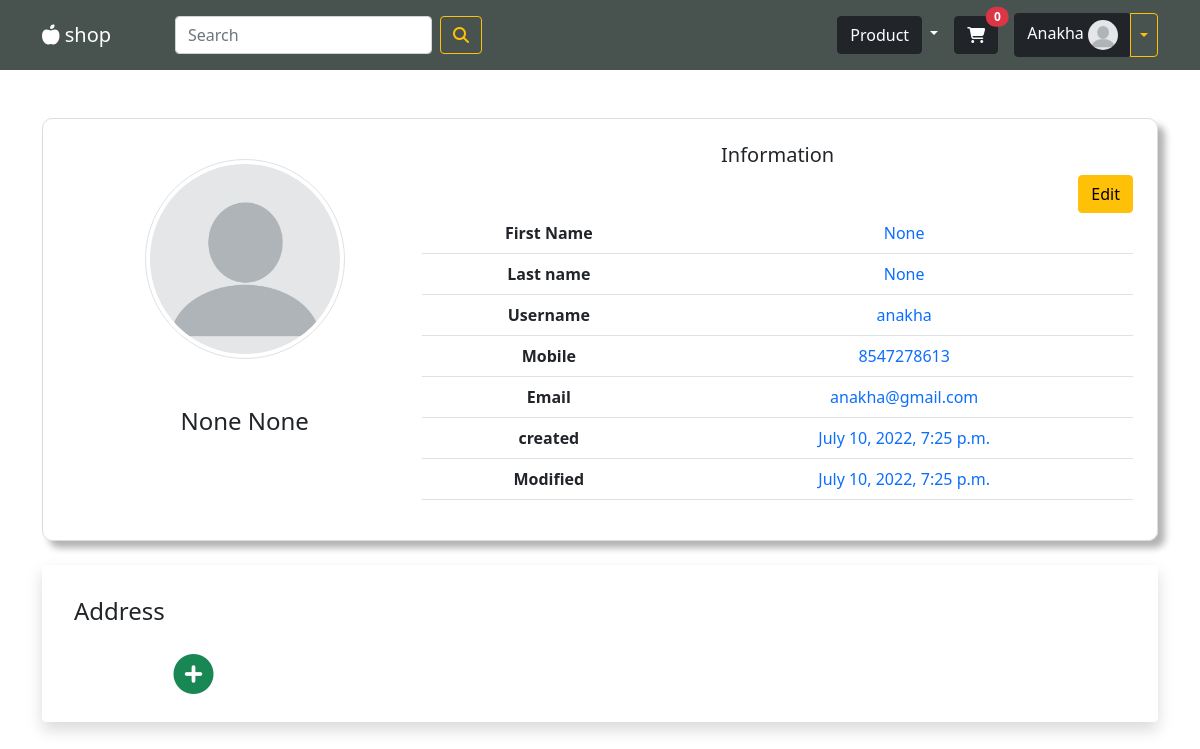
Before: /profiles/customer-profile/ (signed in) with the older database file.
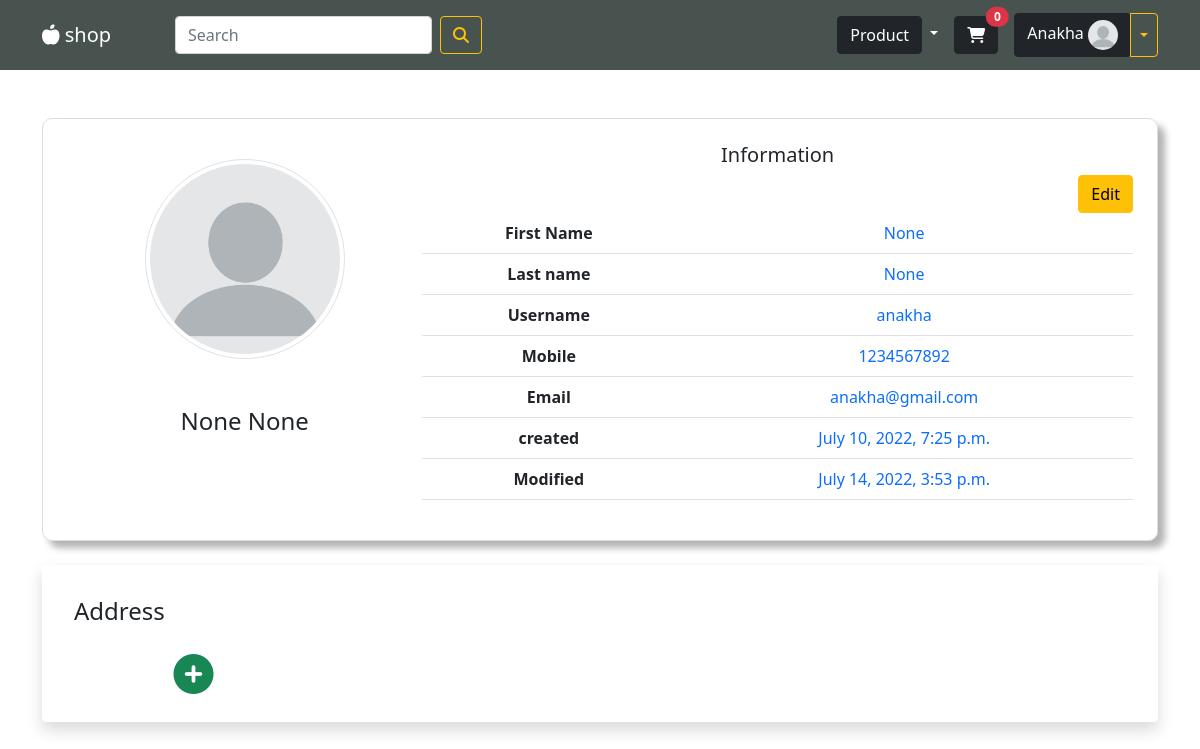
After: the same page with the newer database file.
### account/models.py (models this page shows, shortened)
class CustomUser(AbstractBaseUser, PermissionsMixin):
    first_name = models.CharField(max_length=55,null=True, blank=True)
    last_name = models.CharField(max_length=55,null=True, blank=True)
    username  =models.CharField(max_length=55, unique=True)
    email = models.EmailField(max_length=55, unique=True)
    mobile = models.CharField(max_length=10, unique=True)
    date_joined = models.DateTimeField(auto_now_add=True)
    last_login = models.DateTimeField(auto_now=True)
    is_staff = models.BooleanField(default=False)
    is_admin = models.BooleanField(default=False)
    is_active = models.BooleanField(default=True)
    is_superadmin = models.BooleanField(default=False)
    is_admin_request = models.BooleanField(default=False)
    GENDER_CHOICES = (
        ('male' , 'Male'),
        ('female' , 'Female'),
        ('other' , 'Other')
    )
    profile_pic = models.ImageField(upload_to = 'user_pro_pic', default='default/pro_pic.png')
    gender = models.CharField(max_length=6, choices=GENDER_CHOICES, default='Male')
    dob = models.DateField(null=True, blank=True)
    updated_at = models.DateTimeField(auto_now=True)
    USERNAME_FIELD = 'mobile'
    REQUIRED_FIELDS = ['username', 'email' ]
    objects = CustomBaseUserManager()
    def full_name(self):
        return f"{self.first_name} {self.last_name}"
    def cart_number(self):
        no_of_cart_items = self.u_cart.count()
        return no_of_cart_items

### profiles/views.py (the view, shortened to what this page needs)
# urls.py: path('customer-profile/', views.CustomerProfileView.as_view(), name = 'customer_profile'),
@method_decorator(login_required(login_url='account:login'), name='dispatch')
class CustomerProfileView(View):
    def get(self, request):
        form = AddressForm
        user = CustomUser.objects.get(username = request.user.username)
        profiles_form = ProfileForm(instance= user)
        addresses = CustomerAddress.objects.filter(user = request.user).order_by('-default')
        context = {
            'addresses' : addresses,
            'form' : form,
            'profiles_form' : profiles_form
        }
        return render(request, 'user/profile.html', context)

### profiles/form.py
class ProfileForm(forms.ModelForm):
    class Meta:
        model = CustomUser
        fields = ('first_name', 'last_name', 'username', 'email', 'gender', 'dob', 'profile_pic')
        widgets = {
            'first_name' : forms.TextInput(attrs={'class' : 'form-control'}),
            'last_name' : forms.TextInput(attrs={'class' : 'form-control'}),
            'username' : forms.TextInput(attrs={'class' : 'form-control'}),
            'email' : forms.EmailInput(attrs={'class' : 'form-control', }),
            'gender' : forms.Select(attrs={'class' : 'form-control'}),
            'dob' : forms.DateInput(attrs={'class' : 'form-control', 'type' : 'date' }),
            'profile_pic' : forms.FileInput(attrs={'class' : 'form-control'})
        }

### templates/user/profile.html (shortened to what this page needs)
{% extends 'user/base.html' %}
{% block content %}
<div class="container mt-5">
    <div class="panel-body inf-content">
        <div class="row p-4">
            <div class="col-md-4">
                <div class="mt-3 d-flex justify-content-between ">
                    <img alt="" style="width:200px; height: 200px;" title=""
                        class="rounded-circle mx-auto img-thumbnail isTooltip" src="{{ request.user.profile_pic.url}}"
                        data-original-title="Usuario">
                </div>
                <h4 class="text-center mt-5">{{request.user.full_name}}</h4>
            </div>
            <div class="col-md-8">
                <div>
                    <h5 class="text-center">Information</h5>
                    <div class="d-flex justify-content-end">
                        <button type="button" class="btn btn-warning float-right" data-bs-toggle="modal"
                            data-bs-target="#profile">
                            Edit
                        </button>
                    </div>
                </div>
                <div class="table-responsive">
                    <table class="table table-user-information">
                        <tbody class="text-center">
                            <tr>
                                <td>
                                    <strong>
                                        First Name
                                    </strong>
                                </td>
                                <td class="text-primary">
                                    {{request.user.first_name}}
                                </td>
                            </tr>
                            <tr>
                                <td>
                                    <strong>
                                        Last name
                                    </strong>
                                </td>
                                <td class="text-primary">
                                    {{request.user.last_name}}
                                </td>
                            </tr>
                            <tr>
                                <td>
                                    <strong>
                                        Username
                                    </strong>
                                </td>
                                <td class="text-primary">
                                    {{request.user.username}}
                                </td>
                            </tr>
                            <tr>
                                <td>
                                    <strong>
                                        Mobile
                                    </strong>
                                </td>
                                <td class="text-primary">
                                    {{request.user.mobile}}
                                </td>
                            </tr>
                            <tr>
                                <td>
                                    <strong>
                                        Email
                                    </strong>
                                </td>
                                <td class="text-primary">
                                    {{request.user.email}}
                                </td>
                            </tr>
                            <tr>
                                <td>
                                    <strong>
                                        created
                                    </strong>
                                </td>
                                <td class="text-primary">
                                    {{request.user.date_joined}}
                                </td>
                            </tr>
                            <tr>
                                <td>
                                    <strong>
                                        Modified
                                    </strong>
                                </td>
                                <td class="text-primary">
                                    {{request.user.updated_at}}
                                </td>
                            </tr>
                        </tbody>
                    </table>
                </div>
            </div>
        </div>
    </div>
</div>
{% include 'user/includes/address.html' %}
{% endblock content %}

### templates/user/base.html (shortened to what this page needs)
<!DOCTYPE html>
{% load static %}
<html lang="en">
<head>
    <link href="https://cdn.jsdelivr.net/npm/bootstrap@5.0.2/dist/css/bootstrap.min.css" rel="stylesheet"
 />
    <link rel="stylesheet" href="//cdn.jsdelivr.net/npm/alertifyjs@1.13.1/build/css/alertify.min.css" />
    <link rel="stylesheet" href="//cdn.jsdelivr.net/npm/alertifyjs@1.13.1/build/css/themes/default.min.css" />
    <link rel="stylesheet" href="{% static 'css/style.css' %}" />
</head>
<body>
    {% include 'user/includes/navbar.html' %}
    {% block content %}
    {% endblock %}
</body>
</html>

### templates/user/includes/navbar.html (shortened to what this page needs)
{% load static %}
<nav class=" navbar navbar-expand-lg navbar-dark nav_color py-lg-0">
  <div class="container">
    <a class="navbar-brand" href="{% url 'home' %}"><i class="fa-solid fa-apple-whole"></i>&nbspshop</a>
    <form action="{% url 'products:product_list' 'search' %}"
      class="search d-flex align-items-center m-auto ms-lg-5 mt-3 mb-lg-3">
      <input class="form-control me-2" type="search" placeholder="Search" aria-label="Search" name="search_input" />
      <button class="btn btn-outline-warning" type="submit"><i class="fa-solid fa-magnifying-glass"></i></button>
    </form>
    <div class="collapse navbar-collapse" id="navbarSupportedContent">
      <ul
        class="navbar-nav ms-auto mb-2 mb-lg-0 text-uppercase fw-bold d-flex flex-sm-column align-items-center flex-lg-row">
        <li class="nav-item dropdown p-0">
          <a class="nav-link dropdown-toggle text-white" href="#" id="navbarDropdown" role="button"
            data-bs-toggle="dropdown" aria-expanded="false">
            <button class="btn btn-dark">Product</button>
          </a>
        </li>
        {% if request.user.is_authenticated %}
        <li class="nav-item pe-2">
          <a class="nav-link text-white" href="{% url 'cart:cart' %}">
            <button type="button" class=" btn btn-dark position-relative">
              <i class="fa-solid fa-cart-shopping"></i>
              <span class=" position-absolute top-0 start-100 translate-middle badge rounded-pill bg-danger">
                <div class="cart_num">{{request.user.cart_number}}</div>
              </span>
            </button>
          </a>
        </li>
        <li>
          <div class="btn-group ">
            <a class="text-reset text-decoration-none" href="{% url 'profiles:customer_profile' %}"><button
                type="button" class="btn btn-dark text-capitalize">{{request.user.username}} <img
                  class="img-xs rounded-circle" src="{{request.user.profile_pic.url}}" width="30px" height="30px"
                  alt="">
              </button></a>
            <button type="button" class="btn btn-outline-warning dropdown-toggle dropdown-toggle-split"
              data-bs-toggle="dropdown" aria-expanded="false">
            </button>
          </div>
        </li>
        {% endif %}
      </ul>
    </div>
  </div>
</nav>

### templates/user/includes/address.html (shortened to what this page needs)
<div class="container load_address  ">
    <div class="d-flex flex-column align-items-center pt-4">
        <div class="shadow p-0 p-md-3 mb-5 bg-body rounded w-100">
            <h4 class="p-3">Address</h4>
            <div class="row address_load">
                <div class="col-lg-3 d-flex align-items-center justify-content-center">
                    <div role="button" data-bs-toggle="modal" data-bs-target="#address">
                        <h1 class="text-success p-3 p-lg-0"><i class="fa-solid fa-circle-plus fs-1"></i></h1>
                    </div>
                </div>
            </div>
        </div>
    </div>
</div>

### static/css/style.css (style rules this page uses)
.row { --bs-gutter-x: 0; }
.nav_color { background-color: rgb(72, 83, 80); }
a { text-decoration: none; }
li { list-style: none; }

### templates/user/profile.html (style rules this page uses)
.inf-content { border: 1px solid #DDDDDD; -webkit-border-radius: 10px; -moz-border-radius: 10px; border-radius: 10px; box-shadow: 7px 7px 7px rgba(0, 0, 0, 0.3); }

Changed rows visible on the page:
changed CustomUser "None None": user.mobile "8547278613" → "1234567892"; user.updated_at "July 10, 2022, 7:25 p.m." → "July 14, 2022, 3:53 p.m."
